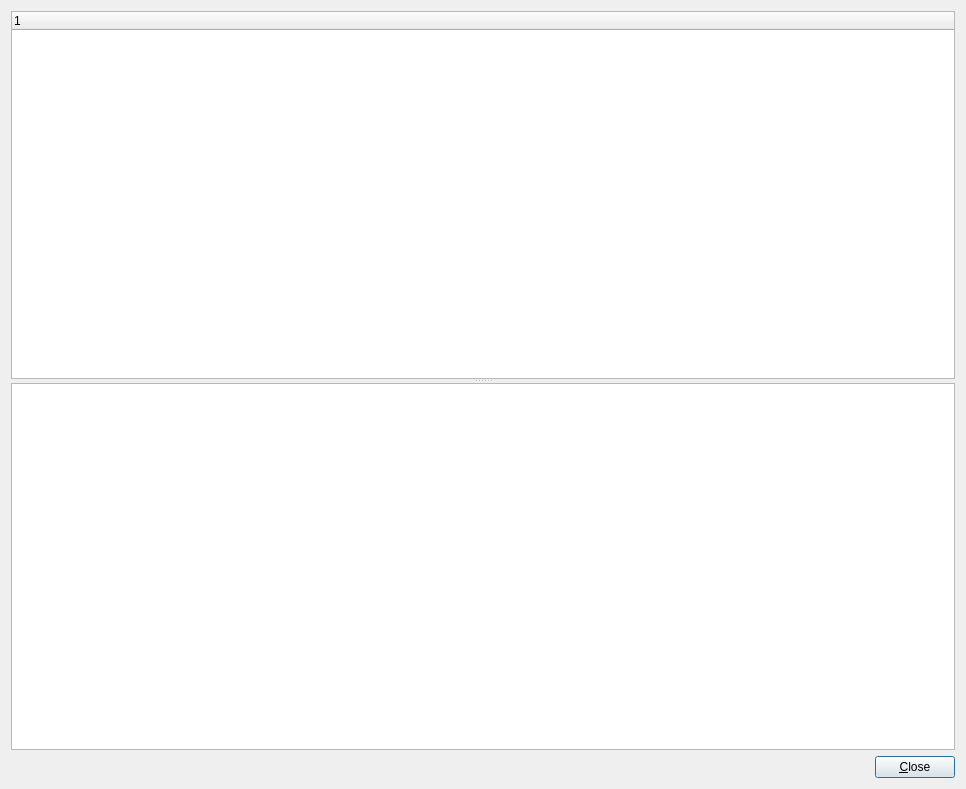
<?xml version="1.0" encoding="UTF-8"?>
<ui version="4.0">
 <class>DlgShowTaskInfo</class>
 <widget class="QDialog" name="DlgShowTaskInfo">
  <property name="geometry">
   <rect>
    <x>0</x>
    <y>0</y>
    <width>966</width>
    <height>789</height>
   </rect>
  </property>
  <property name="windowTitle">
   <string>Dialog</string>
  </property>
  <layout class="QVBoxLayout" name="verticalLayout">
   <item>
    <widget class="QSplitter" name="splitter">
     <property name="orientation">
      <enum>Qt::Vertical</enum>
     </property>
     <widget class="QTreeWidget" name="treeTaskInfo">
      <property name="tabKeyNavigation">
       <bool>true</bool>
      </property>
      <property name="alternatingRowColors">
       <bool>true</bool>
      </property>
      <property name="animated">
       <bool>true</bool>
      </property>
      <property name="allColumnsShowFocus">
       <bool>true</bool>
      </property>
      <column>
       <property name="text">
        <string notr="true">1</string>
       </property>
      </column>
     </widget>
     <widget class="QPlainTextEdit" name="ptxtedTaskInfo"/>
    </widget>
   </item>
   <item>
    <layout class="QHBoxLayout" name="horizontalLayout">
     <item>
      <spacer name="horizontalSpacer">
       <property name="orientation">
        <enum>Qt::Horizontal</enum>
       </property>
       <property name="sizeHint" stdset="0">
        <size>
         <width>40</width>
         <height>20</height>
        </size>
       </property>
      </spacer>
     </item>
     <item>
      <widget class="QPushButton" name="btnClose">
       <property name="text">
        <string>&amp;Close</string>
       </property>
      </widget>
     </item>
    </layout>
   </item>
  </layout>
 </widget>
 <resources/>
 <connections>
  <connection>
   <sender>btnClose</sender>
   <signal>clicked()</signal>
   <receiver>DlgShowTaskInfo</receiver>
   <slot>accept()</slot>
   <hints>
    <hint type="sourcelabel">
     <x>817</x>
     <y>770</y>
    </hint>
    <hint type="destinationlabel">
     <x>847</x>
     <y>699</y>
    </hint>
   </hints>
  </connection>
 </connections>
</ui>
